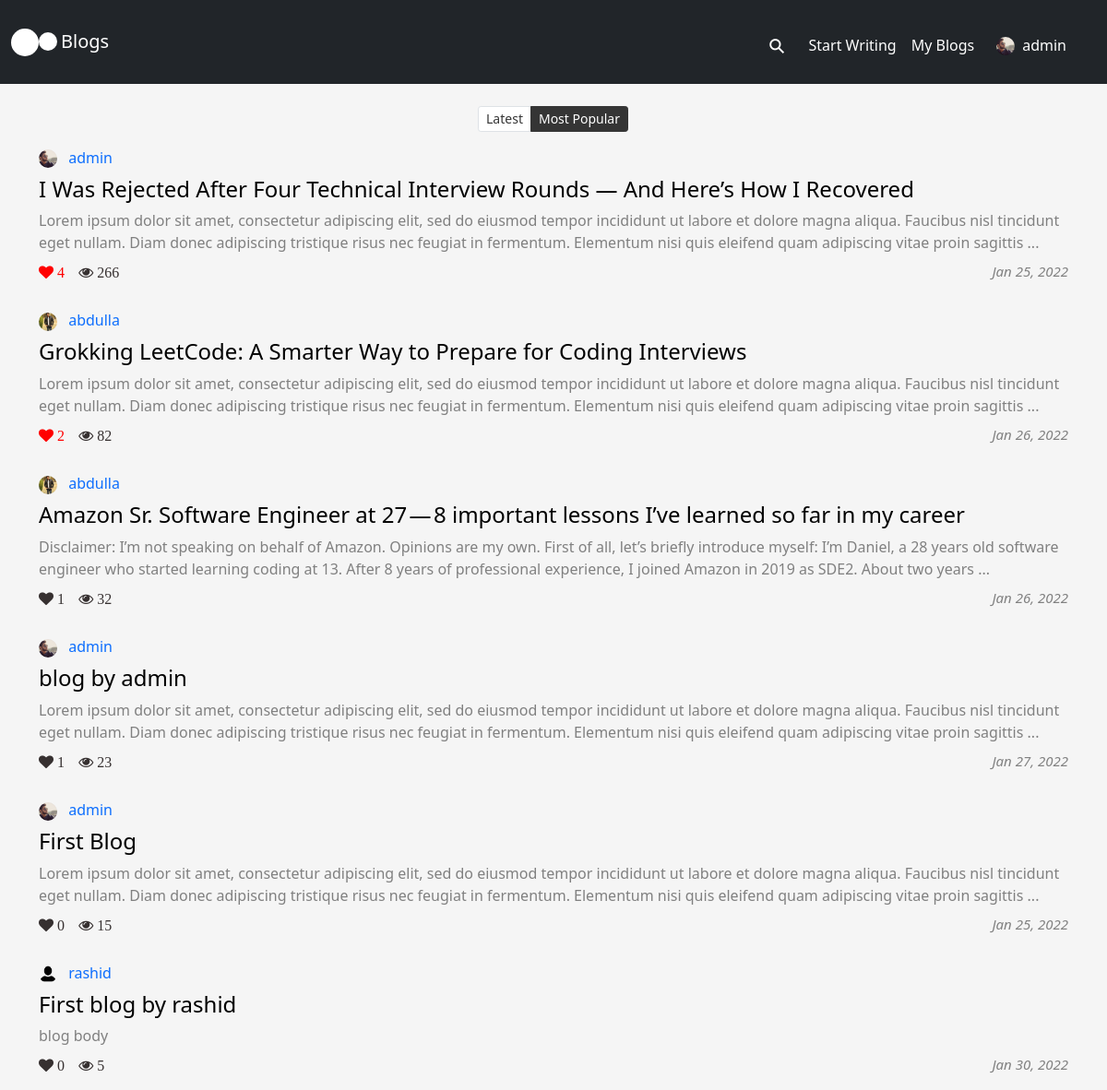
Before: / (signed in) with the older database file.
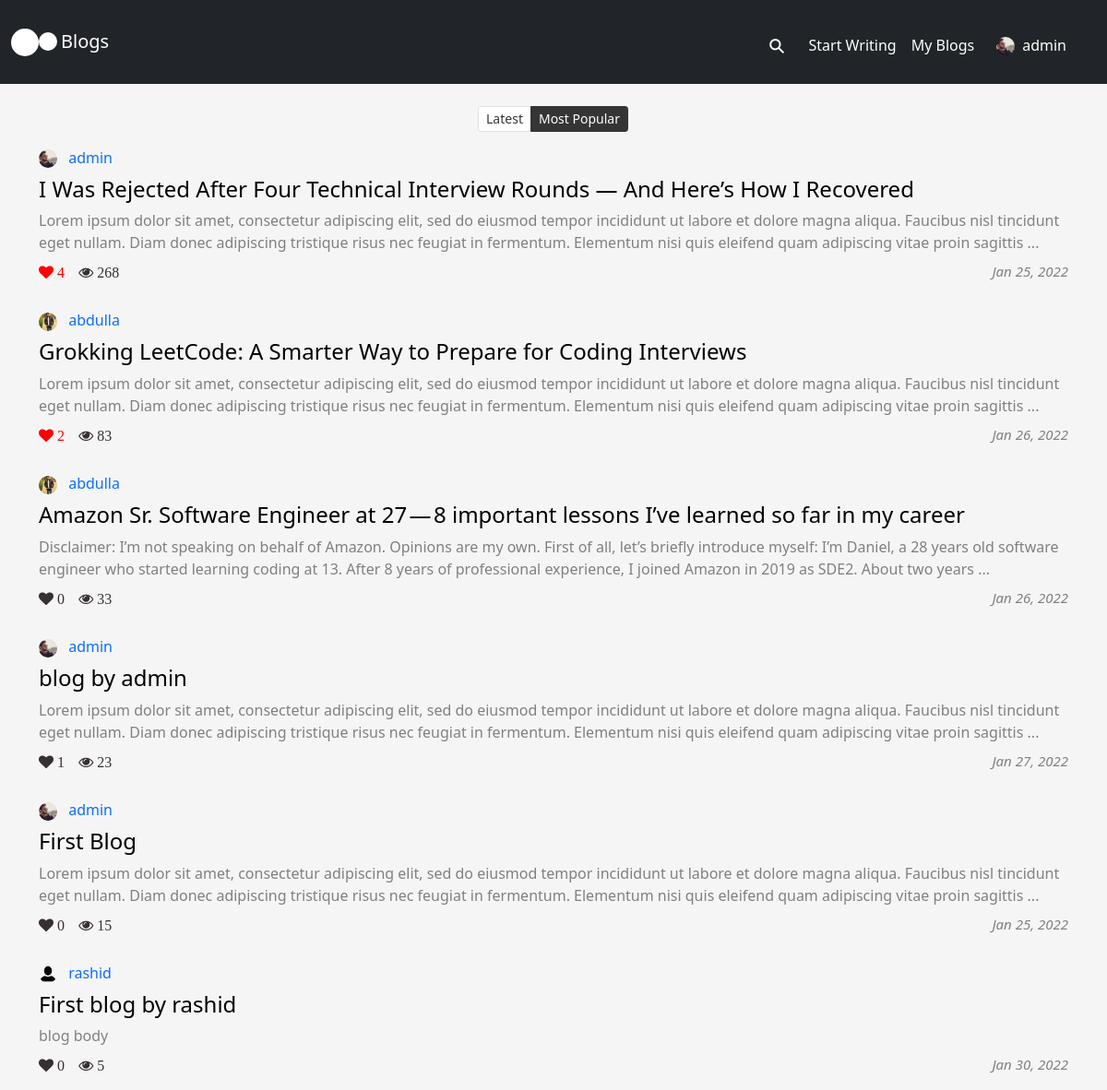
After: the same page with the newer database file.
### blog_app/models.py (models this page shows, shortened)
class Profile(models.Model):
    user = models.OneToOneField(User, on_delete=models.CASCADE)
    full_name = models.CharField(max_length=100, default='N/A')
    email = models.EmailField(max_length=254, default='N/A')
    location = models.CharField(max_length=100, default='N/A')
    bio = models.TextField(default='N/A')
    profile_pic = models.ImageField(upload_to='profile_pics', default='default.png')
    blogs = models.ManyToManyField(Blog, blank=True)
    date_joined = models.DateTimeField(auto_now_add=True)

class Blog(models.Model):
    title = models.CharField(max_length=200, unique=True)
    content = models.TextField()
    author = models.ForeignKey(User, on_delete=models.CASCADE, related_name='author')
    slug = AutoSlugField(populate_from='title', always_update=True)
    views = models.IntegerField(default=0)
    likes_count = models.IntegerField(default=0)
    formatted_views = models.CharField(max_length=10, default='')
    formatted_likes = models.CharField(max_length=10, default='')
    user_likes = models.ManyToManyField('blog_app.Like', blank=True, related_name='user_likes')
    created_at = models.DateTimeField(auto_now_add=True)
    updated_at = models.DateTimeField(auto_now=True)

### blog_app/views.py (the view)
# urls.py: path('', views.blogs, name='welcome'),
@login_required
def blogs(request):
    searched_blogs = None
    blogs = Blog.objects.all()
    for blog in blogs:
        likes = Like.objects.filter(blog=blog).count()
        blog.likes_count = likes
        blog.formatted_views = num_formatter(blog.views)
        blog.formatted_likes = num_formatter(likes)
        blog.save()
    if request.method == 'POST':
        searched_blogs = request.POST['search']
        blogs = Blog.objects.filter(title__icontains=searched_blogs)
        marked = None
    else:
        if request.GET and ('q' in request.GET) and request.GET['q'] == 'latest':
            blogs = Blog.objects.all().order_by('-created_at')
            marked = 'latest'
        else:
            blogs = Blog.objects.all().order_by('-views')
            marked = 'most_popular'
    context = {
        'blogs': blogs,
        'marked': marked,
        'page_title': 'Blogs',
        'searched_blogs': searched_blogs
    }
    return render(request, 'blog_app/blogs.html', context)

### blog_app/utils.py (called while the page is built)
def num_formatter(num):
    num = float('{:.3g}'.format(num))
    magnitude = 0
    while abs(num) >= 1000:
        magnitude += 1
        num /= 1000.0
    return '{}{}'.format('{:f}'.format(num).rstrip('0').rstrip('.'), ['', 'K', 'M', 'B', 'T'][magnitude])

### blog_app/templates/blog_app/blogs.html (shortened to what this page needs)
{% extends 'blog_app/base.html' %}
{% block content %}
    {% if blogs %}
        <div class="col-md-12">
            {% if marked %}
                <nav>
                    <ul class="pagination pagination-sm justify-content-center">
                        <li class="page-item {% if marked == 'latest' %} active {% endif %}"><a class="page-link" href="?q=latest">Latest</a>
                        <li class="page-item {% if marked == 'most_popular' %} active {% endif %}"><a class="page-link" href="?q=most_popular">Most Popular</a>
                    </ul>
                </nav>
            {% endif %}
            {% for blog in blogs %}
                <div class="mb-2 mt-3">
                    <a href="{% url 'author' blog.author.username %}">
                        <img class="image-style" src="{{ blog.author.profile.profile_pic.url }}" width="20px" height="20px" />
                    </a>
                    <a class="mx-2" href="{% url 'author' blog.author.username %}"> {{ blog.author }}</a>
                </div>
                <a href="{% url 'read_blog' blog.slug %}" class="blog-title"><h4>{{ blog.title }}</h4></a>
                <a href="{% url 'read_blog' blog.slug %}" class="blog-content">{{ blog.content|slice:"290" }} {% if blog.content|length > 290 %}...{% endif %}</a>
                <div class="mt-2">
                    <a href="{% url 'like_blog' blog.slug %}">
                        <p class="fa fa-heart" {% for like in blog.user_likes.all %} {% if like.user == request.user %} style="color: red;" {% endif %} {% endfor %}> {{blog.likes_count}}</p>
                    </a>
                    <p class="fa fa-eye" {% if blog.views >= 1000 %} style="color: #994C00;" {% endif %}> {{blog.formatted_views}}</p>
                    <p class="published-date" style="float: right;">{{ blog.created_at|date:"M d, Y" }}</p>
                </div>
            {% endfor %}
        </div>
    {% else %}
        <div class="col-md-6 offset-md-3 text-center">
            <h1>{{ searched_blogs }}</h1>
            We couldn't find any blog. Try some different keywords or browse our <a href="{% url 'blogs' %}">blogs</a> or <a href="{% url 'write_blog' %}">Publish one</a>
        </div>
    {% endif %}
{% endblock %}

### blog_app/templates/blog_app/base.html (shortened to what this page needs)
{% load static %}
<!DOCTYPE html>
<html lang="en">
<head>
    <link href="https://cdn.jsdelivr.net/npm/bootstrap@5.0.0-beta3/dist/css/bootstrap.min.css" rel="stylesheet">
    <link rel="stylesheet" href="https://cdnjs.cloudflare.com/ajax/libs/font-awesome/4.7.0/css/font-awesome.min.css">
    <link rel="stylesheet" href="{% static 'css/accounts.css' %}">
    <link rel="stylesheet" href="{% static 'css/blog_app.css' %}">
</head>
<nav class="navbar navbar-expand-lg bg-dark">
    <div class="container-fluid">
      <a href="{% url 'blogs' %}">
        <div class="flex-box">
          <div class="big-dot"></div>
          <div class="small-dot mt-1"></div>
        </div>
      </a>
      <h4 class="p-1 mt-1"><a class="navbar-brand text-white" href="{% url 'blogs' %}">Blogs</a></h4>
      <div class="collapse justify-content-end navbar-collapse" id="navbarNavAltMarkup">
        <div class="navbar-nav p-2">
          {% if user.is_authenticated %}
          <div class="search-container">
            <form action="{% url 'blogs' %}" method="POST" class=" mt-1">
              <label class="button searchbutton" for="searchright"><span class="mglass">&#9906;</span></label>
            </form>
          </div>
          <h6 ><a href="{% url 'write_blog' %}" class="nav-link mt-3" style="color: {% if 'write_blog' in request.path %}rgb(40, 151, 255);{% else %}white;{% endif %}">Start Writing</a></h6>
          <h6><a href="{% url 'my_blogs' %}" class="nav-link mt-3" style="color: {% if 'my_blogs' in request.path %}rgb(40, 151, 255);{% else %}white;{% endif %}">My Blogs</a></h6>
          <div class="dropdown dropstart">
            <a class="text-white mt-4 mx-3" type="button" id="dropdownMenuButton1" data-bs-toggle="dropdown" aria-expanded="false">
              <div class='flex-box'>
                <img class="image-style" src="{{ user.profile.profile_pic.url }}" width="20px" height="20px"/>
                <h6 class="px-2" style="color: {% if 'author' in request.path %}rgb(40, 151, 255);{% else %}white;{% endif %}">{{ user.username }}</h6>
              </div>
            </a>
          </div>
          {% endif %}
      </div>
    </div>
</nav>
<br>
<body>
  <div class="container">
    <div class="row">
      {% block content %}
      {% endblock %}
    </div>
  </div>
</body>
</html>

### accounts/static/css/accounts.css (style rules this page uses)
a { text-decoration: none; }
body { background-color: whitesmoke; }

### blog_app/static/css/blog_app.css (style rules this page uses)
.fa-heart { color: rgb(54, 48, 48); }
.fa-eye { color:rgb(54, 48, 48); }
.blog-title { color: black; }
.blog-content { color: grey }
.flex-box { display: flex; }
.published-date { color: grey; font-style: italic; font-size: 15px; }
.fa-eye { margin-left: 1%; }
.image-style { border-radius: 50%; object-fit: cover; }
.page-link { position: relative; display: block; padding: .5rem .75rem; margin-left: -1px; line-height: 1.25; color: #353535 !important; background-color: #fff !important; }
.page-item.active .page-link { z-index: 3; color: #fff !important; background-color: #353535 !important; border-color: #353535; }
.big-dot { height: 30px; width: 30px; background-color: #fff; border-radius: 50%; display: inline-block; }
.small-dot { height: 20px; width: 20px; background-color: #fff; border-radius: 50%; display: inline-block; }
.button { display: inline-block; margin: 4px 2px; font-size: 14px; padding-left: 32px; padding-right: 32px; height: 50px; line-height: 50px; text-align: center; color: white; text-decoration: none; cursor: pointer; -moz-user-select: none; -khtml-user-select: none; -webkit-user-select: none; -ms-user-select: none; user-select: none; }
.search-container { position: relative; display: inline-block; margin: 4px 2px; height: 50px; width: 50px; vertical-align: bottom; }
.mglass { display: inline-block; pointer-events: none; -webkit-transform: rotate(-45deg); -moz-transform: rotate(-45deg); -o-transform: rotate(-45deg); -ms-transform: rotate(-45deg); }
.searchbutton { position: absolute; font-size: 22px; width: 100%; margin: 0; padding: 0; }

Changed rows visible on the page:
changed Blog (number 1 of 6 on the later page): formatted_views "266" → "268"
changed Blog "Grokking LeetCode: A Smarter Way to Prepare for Coding Interviews": formatted_views "82" → "83"
changed Blog (number 3 of 6 on the later page): likes_count "1" → "0"; formatted_views "32" → "33"
